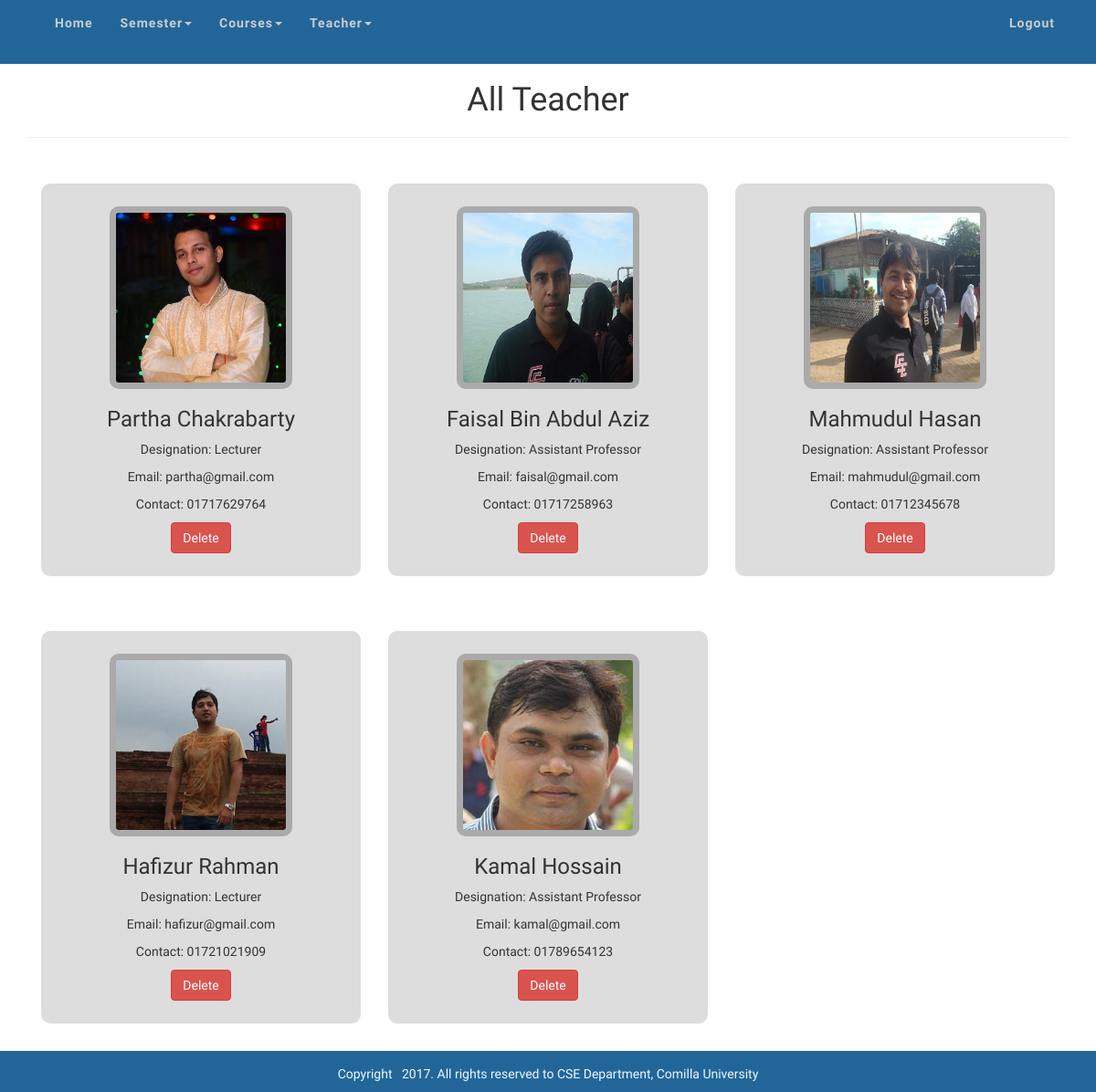
/admin/all_teacher.php (signed in), run on the app's committed database.
### tables this page shows
CREATE TABLE `teacher` (
  `teacher_id` int(11) NOT NULL,
  `teacher_name` varchar(255) NOT NULL,
  `teacher_designation` varchar(255) NOT NULL,
  `teacher_email` varchar(255) NOT NULL,
  `teacher_password` varchar(255) NOT NULL,
  `teacher_image` text NOT NULL,
  `teacher_mobile` varchar(255) NOT NULL
);

### admin/all_teacher.php (the view, shortened to what this page needs)
<?php include "admin_header.php"?>
<?php include "admin_menu.php"?>
<section class="all_teacher">
    <div class="container">
        <h1 class="text-center">All Teacher</h1>
        <hr>
        <?php
            $query = "SELECT * FROM teacher";
            $select_user_query = mysqli_query($connection,$query);
            while($row = mysqli_fetch_assoc($select_user_query)){
            $teacher_id = $row['teacher_id'];
            $teacher_name = $row['teacher_name'];
            $teacher_designation = $row['teacher_designation'];
            $teacher_email = $row['teacher_email'];
            $teacher_image = $row['teacher_image'];
            $teacher_mobile = $row['teacher_mobile'];
            ?>
            <div class="col-md-4">
                <div class="teacher">
                    <img src="../teacher/images/<?php echo $teacher_image;?>" alt="teacher_image" class="img-responsive">
                    <h3 class="text-capitalize"><?php echo $teacher_name;?></h3>
                    <p class="text-capitalize">Designation: <?php echo $teacher_designation;?></p>
                    <p>Email: <?php echo $teacher_email;?></p>
                    <p>Contact: <?php echo $teacher_mobile;?></p>
                    <?php echo "<td><a href='all_teacher.php?delete={$teacher_id}' class='btn btn-danger'>Delete</a></td>"?>
                </div>
            </div>
            <?php }
        ?>
    </div>
</section>
<?php include"admin_footer.php"?>

### admin/admin_header.php (shortened to what this page needs)
<!DOCTYPE html>
<html lang="en">
<head>
	<link rel="stylesheet" href="../css/bootstrap.min.css" type="text/css">
	<link rel="stylesheet" href="../css/font-awesome.min.css" type="text/css">
	<link rel="stylesheet" href="../css/style.css" type="text/css">
</head>
<body>

### admin/admin_menu.php (shortened to what this page needs)
<nav class="navbar navbar-default">
    <div class="container">
        <div class="collapse navbar-collapse" id=mynav>
            <ul class="nav navbar-nav">
                <ul class="nav navbar-nav navbar-right">
                    <li><a href="index.php">Home</a></li>
                    <li class="dropdown">
                        <a href="#" class="dropdown-toggle" data-toggle="dropdown" role="button" aria-haspopup="true" aria-expanded="false">Semester<span class="caret"></span></a>
                    </li>
                    <li class="dropdown">
                        <a href="#" class="dropdown-toggle" data-toggle="dropdown" role="button" aria-haspopup="true" aria-expanded="false">Courses<span class="caret"></span></a>
                    </li>
                    <li class="dropdown">
                        <a href="#" class="dropdown-toggle" data-toggle="dropdown" role="button" aria-haspopup="true" aria-expanded="false">Teacher<span class="caret"></span></a>
                    </li>
                </ul>
            </ul>
            <ul class="nav navbar-nav navbar-right">
               <li class="text-center"><a href="../includes/logout.php">Logout</a></li>
            </ul>
        </div>
    </div>
</nav>

### admin/admin_footer.php (shortened to what this page needs)
    <footer class="container-fluid">
        <div class="row">
            <p class="text-center">Copyright &nbsp; 2017. All rights reserved to CSE Department, Comilla University</p>
        </div>
    </footer>
</body>
</html>

### css/style.css (style rules this page uses)
body { margin: 0; padding: 0; font-family: 'Oxygen', sans-serif; }
.navbar { margin-bottom: 0; border: none; border-radius: 0; }
.navbar, .navbar-default { background: #269; min-height: 70px; }
.navbar-default .navbar-nav > li > a { color: #ccc; font-weight: bold; letter-spacing: 1px; }
.teacher { width: 100%; background: #ddd; border-radius: 10px; margin: 30px 0; padding: 25px; text-align: center; }
.teacher img { border: 7px solid #aaa; border-radius: 10px; margin: 0 auto; width: 100%; width: 200px; height: 200px; }
footer { background: #269; padding-top: 15px; color: aliceblue; }

### data on the page
teacher: teacher_image (picture), teacher_name "Partha Chakrabarty", teacher_designation "Lecturer", teacher_email "partha@gmail.com", teacher_mobile "01717629764"
teacher: teacher_image (picture), teacher_name "Faisal Bin Abdul Aziz", teacher_designation "Assistant Professor", teacher_email "faisal@gmail.com", teacher_mobile "01717258963"
teacher: teacher_image (picture), teacher_name "Mahmudul Hasan", teacher_designation "Assistant Professor", teacher_email "mahmudul@gmail.com", teacher_mobile "01712345678"
teacher: teacher_image (picture), teacher_name "Hafizur Rahman", teacher_designation "Lecturer", teacher_email "hafizur@gmail.com", teacher_mobile "01721021909"
teacher: teacher_image (picture), teacher_name "Kamal Hossain", teacher_designation "Assistant Professor", teacher_email "kamal@gmail.com", teacher_mobile "01789654123"
